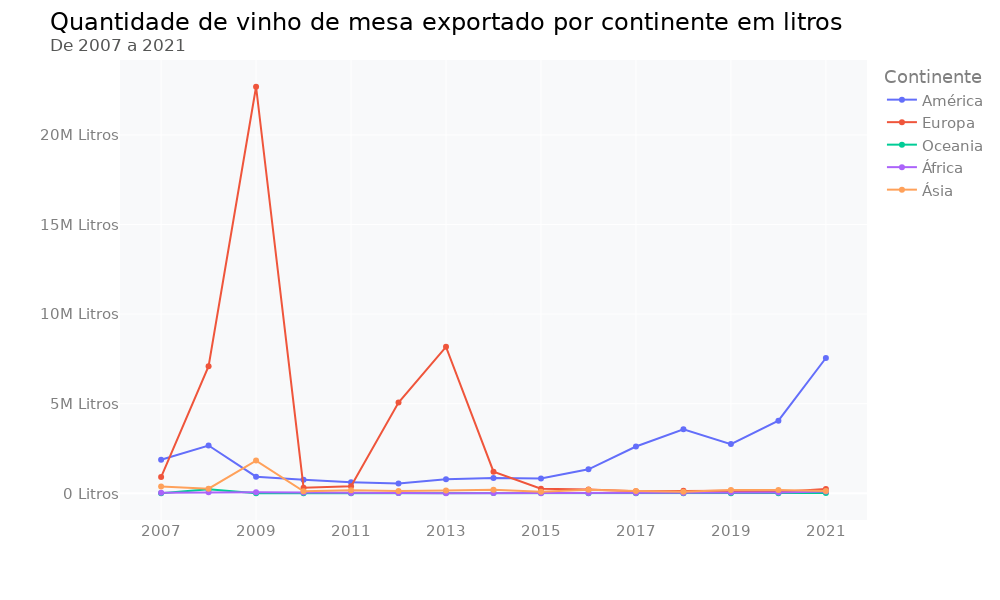

This figure's notebook cell:
### Code cell
# Importando a biblioteca
import plotly.express as px

fig = px.line(vendas_por_ano_qtd, x=vendas_por_ano_qtd.index, y=vendas_por_ano_qtd.columns, markers = True)

# Ajustando o layout do gráfico
fig.update_layout(width=1000, height=600, font_family = 'DejaVu Sans', font_size=15,
                  font_color= "grey", title_font_color= "black", title_font_size=24,
                  title_text='Quantidade de vinho de mesa exportado por continente em litros' +
                             '<br><sup size=1 style="color:#555655">De 2007 a 2021</sup>',
                  xaxis_title='', yaxis_title='', plot_bgcolor= "#f8f9fa")

#Ajustando os ticks do eixo y para litros
fig.update_yaxes(ticksuffix=" Litros")

fig.update_xaxes(tickmode='array', tickvals=np.arange(2007,2022,2))

fig.show()

### Figure 1 — Plotly figure (JSON) as saved in the notebook; plotly's stock layout.template omitted (floating-point values rounded to 4 significant figures)
{"data": [{"hovertemplate": "Continente=América<br>Ano=%{x}<br>value=%{y}<extra></extra>", "legendgroup": "América", "line": {"color": "#636efa", "dash": "solid"}, "marker": {"symbol": "circle"}, "mode": "markers+lines", "name": "América", "orientation": "v", "showlegend": true, "type": "scatter", "x": ["2007", "2008", "2009", "2010", "2011", "2012", "2013", "2014", "2015", "2016", "2017", "2018", "2019", "2020", "2021"], "xaxis": "x", "y": [1867448, 2663022, 925453, 749419, 616560, 540104, 775323, 852981, 824963, 1335749, 2609551, 3565215, 2743793, 4052442, 7548405], "yaxis": "y"}, {"hovertemplate": "Continente=Europa<br>Ano=%{x}<br>value=%{y}<extra></extra>", "legendgroup": "Europa", "line": {"color": "#EF553B", "dash": "solid"}, "marker": {"symbol": "circle"}, "mode": "markers+lines", "name": "Europa", "orientation": "v", "showlegend": true, "type": "scatter", "x": ["2007", "2008", "2009", "2010", "2011", "2012", "2013", "2014", "2015", "2016", "2017", "2018", "2019", "2020", "2021"], "xaxis": "x", "y": [901901, 7093754, 22685787, 312891, 392094, 5057924, 8171762, 1206820, 255532, 208518, 111822, 138453, 137207, 72158, 235882], "yaxis": "y"}, {"hovertemplate": "Continente=Oceania<br>Ano=%{x}<br>value=%{y}<extra></extra>", "legendgroup": "Oceania", "line": {"color": "#00cc96", "dash": "solid"}, "marker": {"symbol": "circle"}, "mode": "markers+lines", "name": "Oceania", "orientation": "v", "showlegend": true, "type": "scatter", "x": ["2007", "2008", "2009", "2010", "2011", "2012", "2013", "2014", "2015", "2016", "2017", "2018", "2019", "2020", "2021"], "xaxis": "x", "y": [60, 218726, 1014, 1823, 6219, 11709, 17711, 9108, 8246, 2458, 3028, 3024, 1661, 1128, 8589], "yaxis": "y"}, {"hovertemplate": "Continente=África<br>Ano=%{x}<br>value=%{y}<extra></extra>", "legendgroup": "África", "line": {"color": "#ab63fa", "dash": "solid"}, "marker": {"symbol": "circle"}, "mode": "markers+lines", "name": "África", "orientation": "v", "showlegend": true, "type": "scatter", "x": ["2007", "2008", "2009", "2010", "2011", "2012", "2013", "2014", "2015", "2016", "2017", "2018", "2019", "2020", "2021"], "xaxis": "x", "y": [25942, 56609, 54827, 45548, 14903, 9282, 2923, 12182, 1908, 7359, 11919, 17512, 40940, 45312, 96819], "yaxis": "y"}, {"hovertemplate": "Continente=Ásia<br>Ano=%{x}<br>value=%{y}<extra></extra>", "legendgroup": "Ásia", "line": {"color": "#FFA15A", "dash": "solid"}, "marker": {"symbol": "circle"}, "mode": "markers+lines", "name": "Ásia", "orientation": "v", "showlegend": true, "type": "scatter", "x": ["2007", "2008", "2009", "2010", "2011", "2012", "2013", "2014", "2015", "2016", "2017", "2018", "2019", "2020", "2021"], "xaxis": "x", "y": [373809, 256962, 1821709, 112973, 161554, 118795, 148930, 201115, 87635, 192397, 131763, 87548, 181905, 178692, 126212], "yaxis": "y"}], "layout": {"font": {"color": "grey", "family": "DejaVu Sans", "size": 15}, "height": 600, "legend": {"title": {"text": "Continente"}, "tracegroupgap": 0}, "margin": {"t": 60}, "plot_bgcolor": "#f8f9fa", "title": {"font": {"color": "black", "size": 24}, "text": "Quantidade de vinho de mesa exportado por continente em litros<br><sup size=1 style=\"color:#555655\">De 2007 a 2021</sup>"}, "width": 1000, "xaxis": {"anchor": "y", "domain": [0, 1], "tickmode": "array", "tickvals": [2007, 2009, 2011, 2013, 2015, 2017, 2019, 2021], "title": {"text": ""}}, "yaxis": {"anchor": "x", "domain": [0, 1], "ticksuffix": " Litros", "title": {"text": ""}}}}
